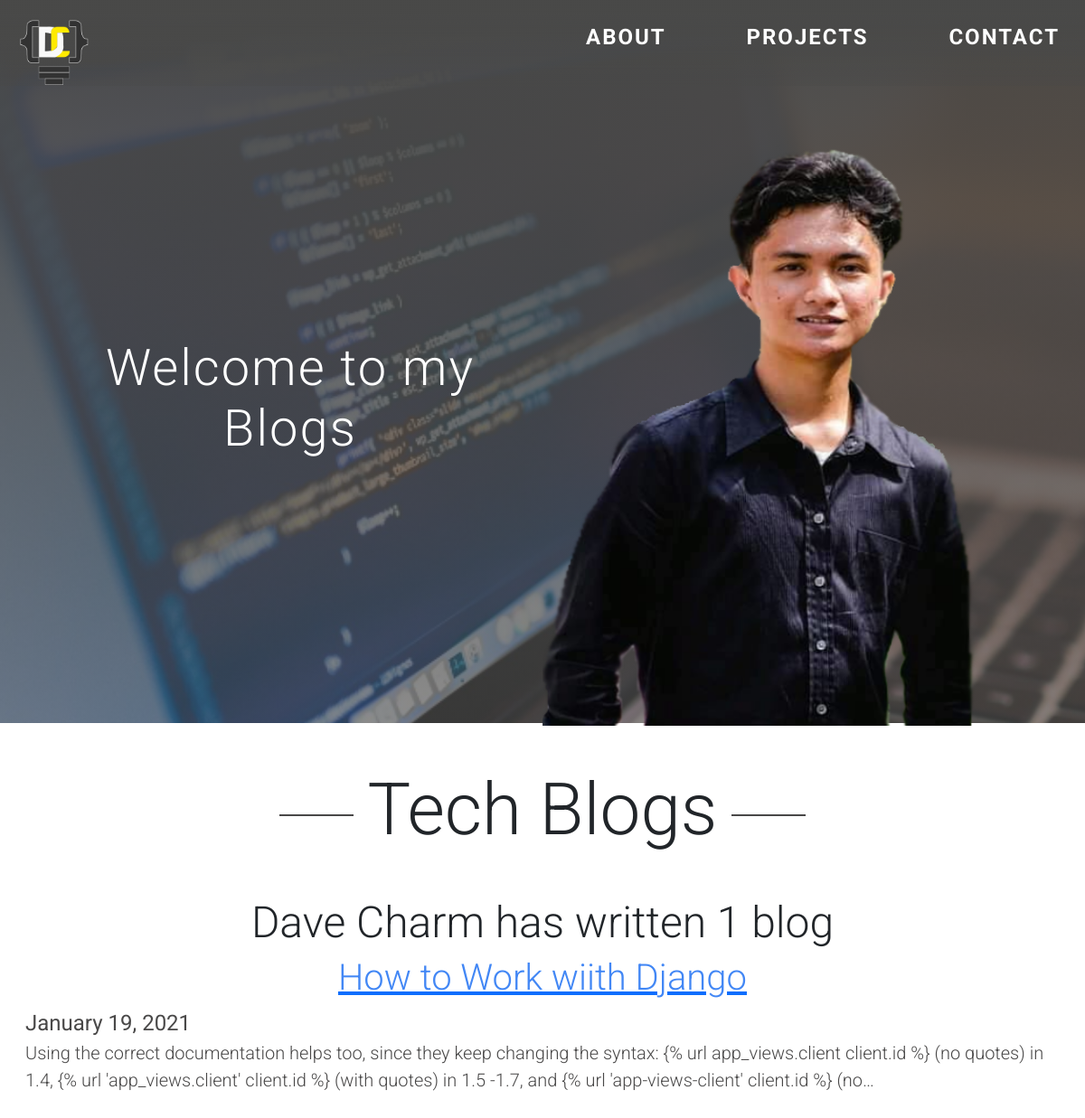
Screenshot of /blog/ with the database file from the repository.
### blog/models.py (models this page shows, shortened)
class Blog(models.Model):
    title = models.CharField(max_length=150)
    date = models.DateField(auto_now_add=True)
    content = models.TextField()

### blog/views.py (the view)
# urls.py: path('', all_blog, name = 'all_blogs'),
def all_blog(request, *args, **kwargs):
    blog_count = len(Blog.objects.all())
    blogs = Blog.objects.order_by('-date')[:5]
    for blog in blogs:
        blog.date = blog.date.strftime("%B %d, %Y")
    return render(request, 'blog/blog.html',{'blogs': blogs, 'blog_num': blog_count})

### blog/templates/blog/blog.html (shortened to what this page needs)
<link href="https://cdn.jsdelivr.net/npm/bootstrap@5.0.0-beta1/dist/css/bootstrap.min.css" rel="stylesheet">
{% extends 'portfolio/index.html' %} {% block nav %}
<li>
    <a href="{% url 'home' %}#about" class="active nav-link" id = "shet">about</a>
</li>
<li>
    <a href="{% url 'home' %}#project" class="nav-link">projects</a>
</li>
<li>
    <a href="{% url 'home' %}#cont" class="nav-link">contact</a>
</li>
{% endblock nav %}
{% block hero %}
<h2 class="sub-text">Welcome to my Blogs</h2>
{% endblock hero %}
{% block sections %}
<section class="blog">
    <div class="title">
        <div class="title-container">
            <h1 class="blog-sec-title display-1 text-dark" i>Tech Blogs</h1>
        </div>
    </div>
    <div class="container-fluid dark">
        <div class="row">
                <div class ="col">
                    <h1 class="display-5 text-dark" style="text-align:center;">Dave Charm has written {{ blog_num }} blog{{ blog_num|pluralize }}</h1>
                </div>
        </div>
     </div>
     <div class="container-fluid">
     {% for blog in blogs %}
            <div class="row">
                <div class="col"  style="color:black;">
                    <div class = "blog-title">
                        <a href = " {% url 'blog:details' blog.id %} "><h2 style = "color:#4287f5 ;text-align:center;" class="display-6">{{ blog.title }}</h2></a>
                    </div>
                    <div class="blog-date" style = "color:var(--main-color); font-size:1.5rem;">{{ blog.date }}</div>
                    <div class = "blog-lead lead" style="color:var(--main-color);">
                       {{ blog.content|striptags|truncatechars:250 }}
                    </div>
                </div>
            </div>
    {% endfor %}
    </div>
</section>
{% endblock %}

### portfolio/templates/portfolio/index.html (shortened to what this page needs)
{% load static %}
<!DOCTYPE html>
<html>
<head>
    <link rel="stylesheet" type="text/css" href="{% static 'css/style2.css' %}">
</head>
<body>
    <header>
        <div class="header">
            <div class="nav">
                <div class="logo-container">
                    <a href="{% url 'home' %}">
                        <img src="{% static 'Images/logo.png' %}" class="logo">
                    </a>
                </div>
                <div class="nav-li col-2">
                    <ul class="clear-fix">
                        {% block nav %}{% endblock nav %}
                    </ul>
                </div>
            </div>
        </div>
        <div class="container">
            <div class="hero">
                <div class="hero-item col-2 hero1">
                    <div class="con">
                        <div class="hero-text-container">
                            <div>
                                 {% block hero %}{% endblock hero %}
                            </div>
                        </div>
                    </div>
                </div>
                <div class="hero-item col-2 hero-img">
                    <div class="con">
                        <img src="{% static '/Images/profile.png' %}">
                    </div>
                </div>
            </div>
        </div>
    </header>
    {%block sections%}{% endblock sections %}
</body>
</html>

### static/css/style2.css (style rules this page uses)
:root { --main-color: #494848; --secondary-color: #fff; --t-color: #f6ff10; --f-color: #707070; --font-mon: 'Montserrat', sans-serif; --font-rob: 'Roboto', sans-serif; }
* { scroll-behavior: smooth; box-sizing: border-box; padding: 0; margin: 0; font-family: var(--font-rob); color: var(--secondary-color); }
html { text-rendering: optimizeLegibility; scroll-behavior: smooth; }
body { min-width: 280px; }
.container { padding-top: 90px; display: block; width: 100%; }
header { display: block; height: 100vh; min-height: 450px; background-image: linear-gradient(rgba(73, 73, 72, 1), rgba(73, 73, 72, 0.3)), url('/static/Images/cover.png'); background-repeat: no-repeat; background-size: cover; background-attachment: fixed; }
.header { background-image: linear-gradient(rgba(73, 73, 72, 1), rgba(73, 73, 72, 0.3)); display: block; height: 95px; width: 100%; position: fixed; top: 0; z-index: 1; opacity: 1; }
.nav { display: flex; justify-content: space-between; height: 100%; }
.nav-li { display: flex; justify-content: space-around; align-items: center; flex-direction: row; width: 50%; }
.nav-li ul { display: flex; flex-wrap: nowrap; align-items: center; justify-content: space-around; width: 100%; height: 100%; }
.nav-li ul li { display: inline-block; font-size: 2rem; margin-right: 10%; text-transform: uppercase; padding-bottom: 1.5rem; }
li a { text-decoration: none; color: var(--secondary-color); text-transform: uppercase; letter-spacing: 2px; font-size: 2rem; font-weight: bold; padding-bottom: 1rem; }
.logo { height: 90px; width: 90px; margin: 1rem; }
.con { display: block; }
.con img { height: 80vh; width: 40vw; max-height: 960px; max-width: 768px; margin-bottom: -3px; }
.hero { display: flex; flex-wrap: nowrap; height: calc(100vh - 90px); }
.row::after { content: ""; clear: both; display: table; }
.col-2 { width: 50%; }
.hero-item { display: flex; flex-direction: row; align-items: flex-end; justify-content: flex-start; }
.hero1 { flex-direction: row; justify-content: flex-end; align-items: center; }
.hero-text-container { display: block; width: 100%; }
.hero-text, .sub-text, .sec-title { font-size: 3.2rem; font-weight: 300; letter-spacing: 2px; text-align: center; }
.sub-text { font-size: 3.5rem; }
section { padding: 3rem 1rem; display: flex; flex-wrap: wrap; }
.title { display: flex; width: 100%; justify-content: center; text-align: center; margin-bottom: 40px; }
.title-container { width: 70%; }
@media only screen and (max-width:1680px) { .hero-text-container { width: 90%; margin-left: 5%; margin-right: 5%; } }
@media only screen and (max-width:1680px) { .hero1 { justify-content: center; } }
@media only screen and (max-width:1680px) { li a { font-size: 1.5rem; } }
@media only screen and (max-width:1366px) { li a { font-size: 1.5rem; } }
.blog-sec-title { color: black; }
.blog-sec-title::before, .blog-sec-title::after { display: inline-block; margin: 1rem; vertical-align: middle; content: ""; height: 2px; width: 10%; background-color: var(--main-color); }

### rows the page displays
Blog: title "How to Work wiith Django", date "January 19, 2021", content "Using the correct documentation helps too, since they keep changing the syntax: {% url app_views.client client.id %} (no quotes) in 1.4, {% url 'app_views.client' client.id %} (with quotes) in 1.5 -1.7, and {% url 'app-views-client' client.id %} (no…"

### other values shown
{{ blog_num }} "1"
